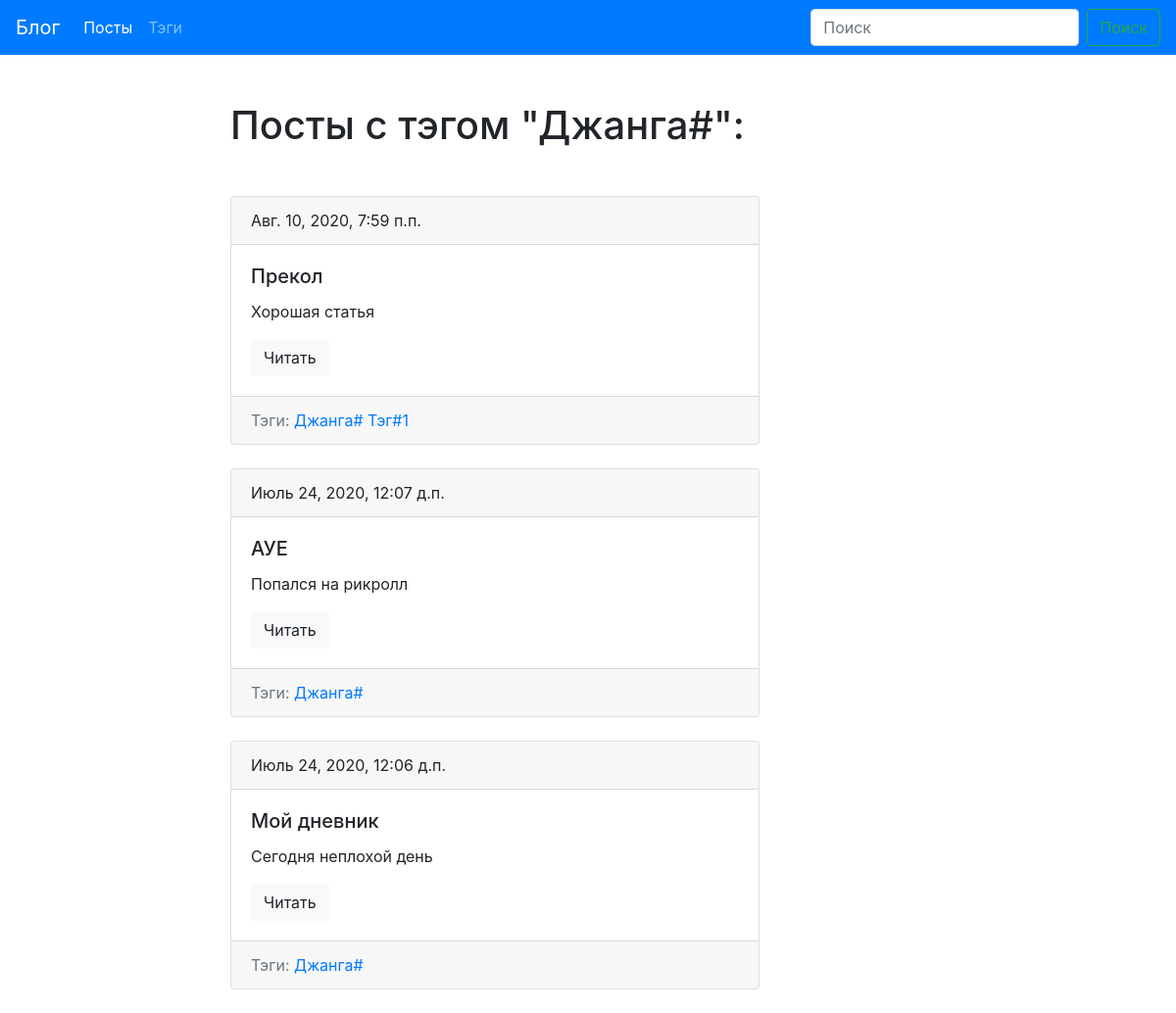
The page /blog/tag/dj/ on the database its author committed.
### blog/models.py (models this page shows, shortened)
class Tag(models.Model):
    title = models.CharField(max_length=50)
    slug = models.SlugField(max_length=50, unique=True)
    def get_absolute_url(self):
        return reverse('tag_details_url', kwargs={'slug' : self.slug})
    def __str__(self):
        return self.title
    class Meta:
        ordering = ['title']

class Post(models.Model):
    title = models.CharField(max_length=150, db_index=True)
    slug = models.SlugField(max_length=150, blank=True, unique=True)
    body = models.TextField(blank=True, db_index=True)
    date_pub = models.DateTimeField(auto_now_add=True)
    tags = models.ManyToManyField('Tag', blank=True, related_name='posts')
    def get_absolute_url(self):
        return reverse('post_details_url', kwargs={'slug' : self.slug})
    def __str__(self):
        return self.title
    class Meta:
        ordering = ['-date_pub']

### blog/views.py (the view)
# urls.py: path('tag/<str:slug>/', TagDetails.as_view(), name='tag_details_url')
class TagDetails(ObjectDetailsMixin, View):
    model = Tag
    template = 'blog/tag_details.html'

### blog/utils.py (called while the page is built)
    def get(self, request, slug):
        obj = get_object_or_404(self.model, slug__iexact=slug)
        return render(request, self.template, context={self.model.__name__.lower() : obj, 'admin_object' : obj,
        'detail' : True})

### blog/templates/blog/tag_details.html (shortened to what this page needs)
{% extends 'blog/base_blog.html' %}
{% block content %}
    <h1 class="mb-5">Посты с тэгом "{{ tag|title }}":</h1>
    {% for post in tag.posts.all %}
        {% include 'blog/includes/post_card_template.html' %}
    {% endfor %}
{% endblock %}

### blog/templates/blog/base_blog.html (shortened to what this page needs)
{% extends 'base.html' %}

### templates/base.html (shortened to what this page needs)
{% load static %}
<!DOCTYPE html>
<html lang="ru">
<head>
    <link rel="stylesheet" href="https://stackpath.bootstrapcdn.com/bootstrap/4.5.0/css/bootstrap.min.css">
    <link rel="stylesheet" href="{% static 'css/styles.css' %}">
</head>
<body>
  <nav class="navbar navbar-expand-lg navbar-dark bg-primary">
    <a class="navbar-brand" href="{% url 'posts_list_url' %}">Блог</a>
    <div class="collapse navbar-collapse" id="navbarSupportedContent">
      <ul class="navbar-nav mr-auto">
        <li class="nav-item active">
          <a class="nav-link" href="{% url 'posts_list_url' %}">Посты</a>
        </li>
        <li class="nav-item">
          <a class="nav-link" href="{% url 'tags_list_url' %}">Тэги</a>
        </li>
      </ul>
      <form class="form-inline my-2 my-lg-0" action="{% url 'posts_list_url' %}">
        <input class="form-control mr-sm-2" type="search" placeholder="Поиск" aria-label="Search" name="search">
        <button class="btn btn-outline-success my-2 my-sm-0" type="submit">Поиск</button>
      </form>
    </div>
  </nav>
  <div class="container mt-5">
      <div class="row">
          <div class="col-6 offset-md-2">
            {% block content %}{% endblock %}
          </div>
      </div>
  </div>
</body>
</html>

### blog/templates/blog/includes/post_card_template.html
<div class="card mb-4">
  <div class="card-header">
    {{ post.date_pub }}
  </div>
  <div class="card-body">
    <h5 class="card-title">{{ post }}</h5>
    <p class="card-text">{{ post.body|truncatewords:15 }}</p>
    <a href="{{ post.get_absolute_url }}" class="btn btn-light">Читать</a>
  </div>
  <div class="card-footer text-muted">
      Тэги:
      {% for tag in post.tags.all %}
          <a href="{{ tag.get_absolute_url }}">{{ tag }}</a>
      {% endfor %}
  </div>
</div>

### rows shown on the page
Tag: title "Джанга#"
Post: date_pub "Авг. 10, 2020, 7:59 п.п.", title "Прекол", body "Хорошая статья"
Tag: title "Тэг#1"
Post: date_pub "Июль 24, 2020, 12:07 д.п.", title "АУЕ", body "Попался на рикролл"
Post: date_pub "Июль 24, 2020, 12:06 д.п.", title "Мой дневник", body "Сегодня неплохой день"
